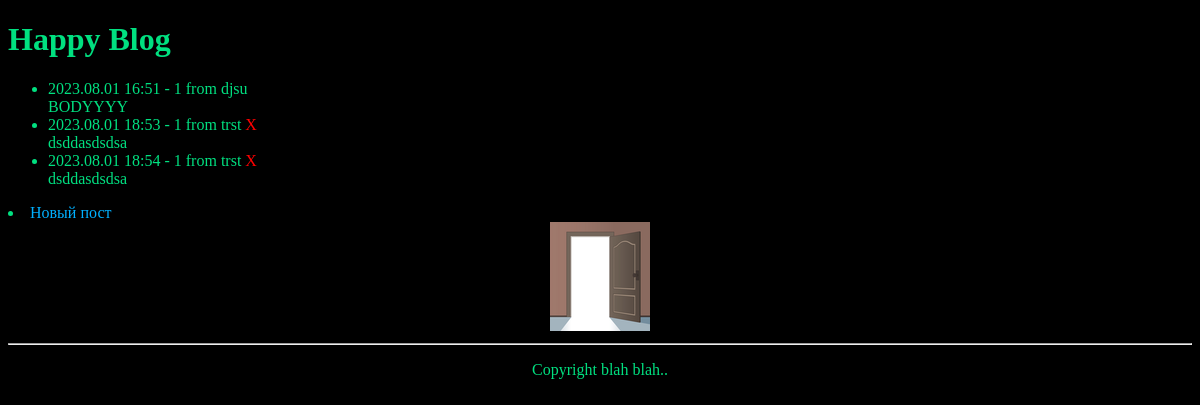
The app's page /blog/ (signed in), older data.
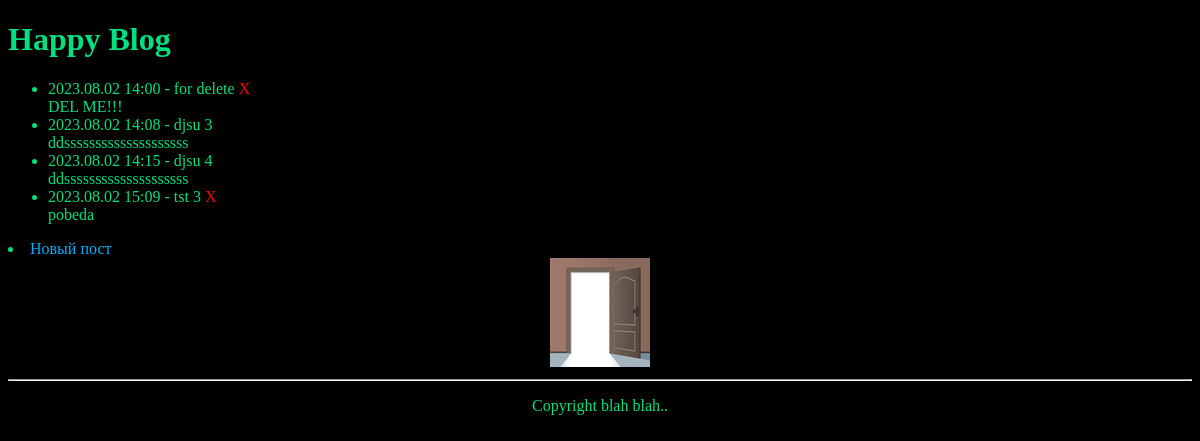
The same page, newer data.
### blog/models.py (models this page shows, shortened)
class Post(models.Model):
    user = models.ForeignKey(User, on_delete=models.CASCADE)    # Автор
    title = models.CharField(max_length=180)                    # Заголовок
    body = models.TextField()                                   # Тело
    created = models.DateTimeField(
        verbose_name='Время создания', auto_now_add=True)

### blog/views.py (the view)
# urls.py: path('blog/', login_required(views.Blog.as_view()), name='blog'),
class Blog(ListView):
    model = Post
    template_name = "Post_list.html"
    ordering = ['-created']
    def get_queryset(self):
        if 'pk' in self.kwargs:
            return Post.objects.filter(user_id=self.kwargs["pk"])
        else:
            return Post.objects.all()
    def get_context_data(self, **kwargs):
        context = super().get_context_data(**kwargs)
        if 'pk' in self.kwargs:
            context['author'] = User.objects.get(pk=self.kwargs["pk"])
        return context

### blog/templates/post_list.html (shortened to what this page needs)
{% extends "mbase.html" %}
{% load static %}
{% block content %}
<h1>Happy Blog</h1>
<ul>
{% for post in object_list %}
    <li>{{ post.created|date:"Y.m.d H:i" }} - {{ post.title }}
        {% if user == post.user %}
            <a id="attention" href="/blog/{{post.id}}"> X </a>
        {% endif %}
        <br> {{ post.body }}
    </li>
{% empty %}
    <li>No posts yet.</li>
{% endfor %}
</ul>
{% if user.is_authenticated %} <li><a href="/blog/add">Новый пост</a>{%endif%}
    <div id="commonbox" >
    <a href="/" >
        <img src={% static "isdoor.png" %}> </a>
    </div>
{% endblock %}

Row changes from the older to the newer data that the page shows:
removed Post: created "2023.08.01 16:51", title "1 from djsu", body "BODYYYY"
removed Post: created "2023.08.01 18:53", title "1 from trst", body "dsddasdsdsa"
removed Post: created "2023.08.01 18:54", title "1 from trst", body "dsddasdsdsa"
added Post: created "2023.08.02 14:00", title "for delete", body "DEL ME!!!"
added Post: created "2023.08.02 14:08", title "djsu 3", body "ddssssssssssssssssssss"
added Post: created "2023.08.02 14:15", title "djsu 4", body "ddssssssssssssssssssss"
added Post: created "2023.08.02 15:09", title "tst 3", body "pobeda"
